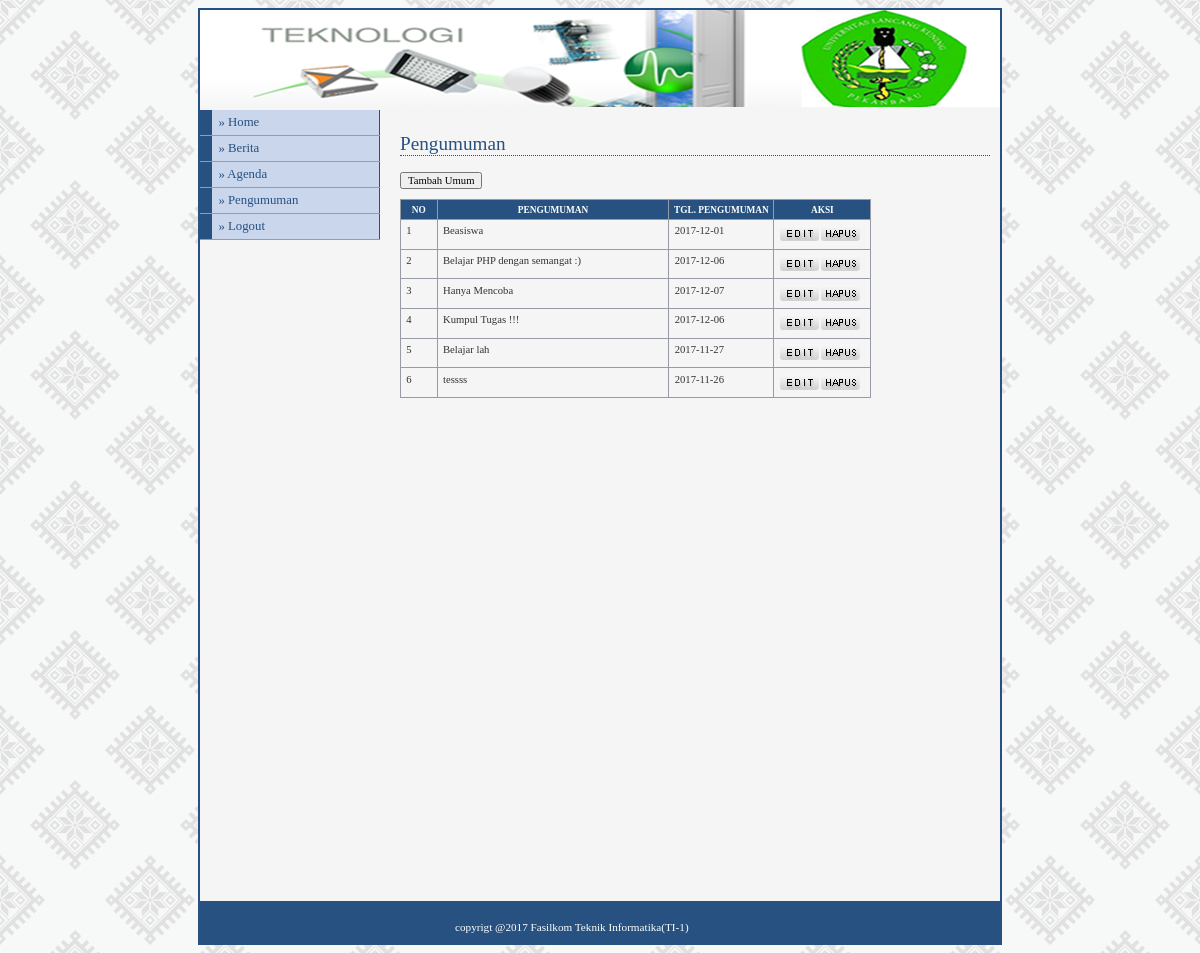
/admin/media.php?module=umum (signed in), run on the app's committed database.
### tables this page shows
CREATE TABLE IF NOT EXISTS `umum` (
`id_umum` int(5) NOT NULL,
  `pengumuman` varchar(100) NOT NULL,
  `tgl` date NOT NULL,
  `isi_pengumuman` text NOT NULL,
  `pengirim` varchar(100) NOT NULL
);

CREATE TABLE IF NOT EXISTS `modul` (
`id_modul` int(5) NOT NULL,
  `nama_modul` varchar(50) NOT NULL,
  `link` varchar(50) NOT NULL,
  `publish` enum('Y','N') NOT NULL,
  `status` enum('user','admin') NOT NULL,
  `urutan` int(5) NOT NULL,
  `aktif` enum('Y','N') NOT NULL
);

### admin/modul/mod_umum/pengumuman.php (the view, shortened to what this page needs)
<?php
 if (empty($_SESSION['username']) AND empty($_SESSION['passuser'])){
  echo "<link href='style.css' rel='stylesheet' type='text/css'>
 <center>Untuk mengakses modul, Anda harus login <br>";
  echo "<a href=../../index.php><b>LOGIN</b></a></center>";
}
else{
$aksi="modul/mod_umum/aksi_umum.php";
switch(@$_GET['act']){
  default:
    echo "<h2>Pengumuman</h2>
          <input type=button value='Tambah Umum' onclick=location.href='?module=umum&act=tambahumum'>
          <table class='list'><thead>
          <tr>
          <th>no</th>
          <th>pengumuman</th>
          <th>tgl. Pengumuman</th>
          <th>aksi</th>
          </tr></thead><tbody>";
    if ($_SESSION['level']=='admin'){
      $tampil=mysql_query("SELECT * FROM umum ORDER BY id_umum DESC");
    }
    else{
      $tampil=mysql_query("SELECT * FROM umum ORDER BY id_umum DESC");
    }
    $no=1;
    while ($r=mysql_fetch_array($tampil)){
      echo "<tr><td class='left' width='25'>$no</td>
              <td class='left' width=220>$r[pengumuman]</td>
                <td class='left'>$r[tgl]</td>
                <td class='center'  width='85'><a href=?module=umum&act=editumum&id=$r[id_umum]><img src='images/edit.png' border='0' title='edit' /></a>
	                  <a href=$aksi?module=umum&act=hapus&id=$r[id_umum]><img src='images/del.png' border='0' title='hapus' /></a>
		        </tr>";
      $no++;
    }
    echo "</tbody></table>";
    break;
}
}
?>

### admin/menu.php (shortened to what this page needs)
<?php
if ($_SESSION['level']=='admin'){
$sql=mysql_query("SELECT * FROM modul ORDER BY urutan");
}
else{
$sql=mysql_query("SELECT * FROM modul
WHERE status='user' ORDER BY urutan");
}
while ($data=mysql_fetch_array($sql)){
echo "<li><a href='$data[link]'>
&#187; $data[nama_modul]</a></li>";
}
?>

### admin/adminstyle1.css (style rules this page uses)
body { font-family : Tahoma; text-align : center; }
#menu li { Width : 180px; border-bottom : 1px solid #969BA5; margin : 0; padding : 0; font-size : 80%; vertical-align : bottom; }
#menu a:link, #menu a:visited { Display : block; padding : 5px 5px 5px 0.5em; border-left : 12px solid #265180; border-right : 1px solid #265180; background-color : #CAD6EC; color : #265180; text-decoration : none; }
a:link,a:visited { color : #265180; }
h2 { font : normal 120% Georgia; color : #265180; background-color : transparent; border-bottom : 1px dotted #265180; }
table { font-family : Tahoma; font-size : 8pt; border-width : 1px; border-style : solid; border-color : #999999; border-collapse : collapse; margin : 10px 0px; }
th { color : #FFFFFF; font-size : 7pt; text-transform : uppercase; text-align : center; padding : 0.5em; border-width : 1px; border-style : solid; border-color : #969BA5; border-collapse : collapse; background-color : #265180; }
td { padding : 0.5em; color : #333333; vertical-align : top; border-width : 1px; border-style : solid; border-color : #969BA5; border-collapse : collapse; }
input,textarea,select { font-family : Tahoma; font-size : 8pt; }

### data on the page
umum: pengumuman "Beasiswa", tgl "2017-12-01"
umum: pengumuman "Belajar PHP dengan semangat :)", tgl "2017-12-06"
umum: pengumuman "Hanya Mencoba", tgl "2017-12-07"
umum: pengumuman "Kumpul Tugas !!!", tgl "2017-12-06"
umum: pengumuman "Belajar lah", tgl "2017-11-27"
umum: pengumuman "tessss", tgl "2017-11-26"
modul: nama_modul "Berita"
modul: nama_modul "Agenda"
modul: nama_modul "Pengumuman"
